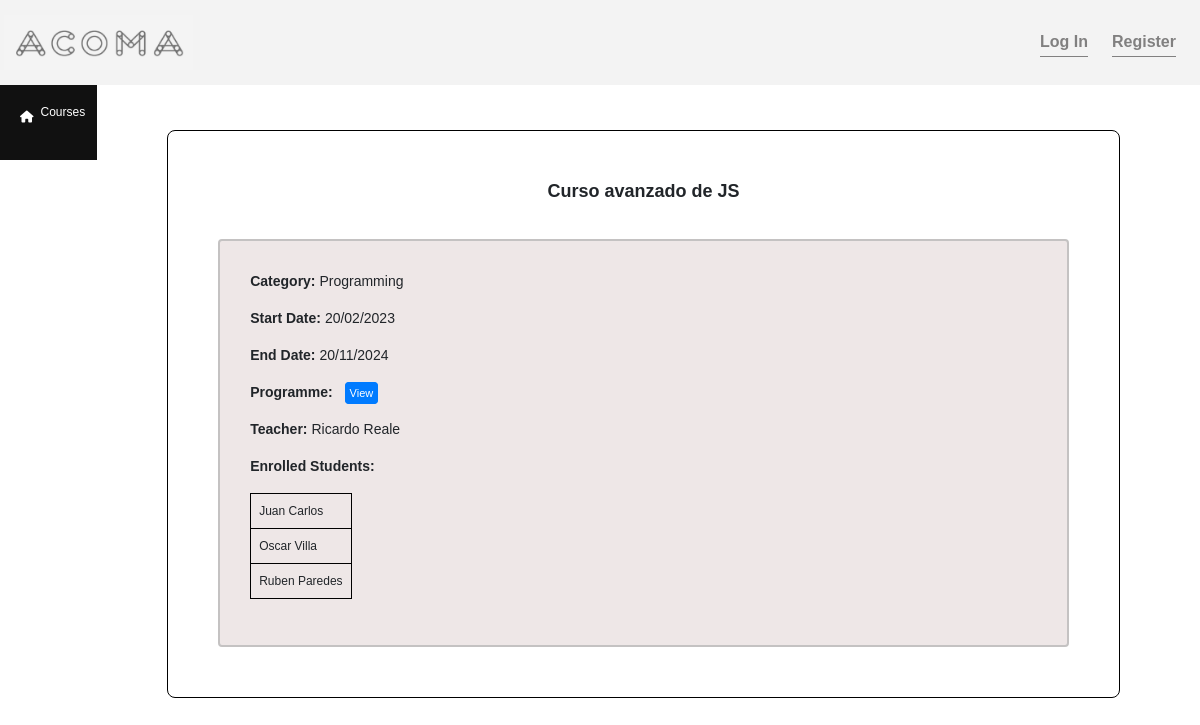
The app's page /course/1/ with its own data.
### capstone/models.py (models this page shows)
class Curso(models.Model):
    class Categoria(models.TextChoices):
        PROGRAMMING = '1','Programming'
        MARKETING = '2','Marketing'
        PRODUCT = '3','Product'
        DATA = '4','Data'
        CYBERSECURITY = '5','Cybersecurity'
        FINANCE = '6','Finance'
    nombre = models.CharField(max_length=255)
    categoria = models.CharField(max_length=20, choices=Categoria.choices)
    students = models.ManyToManyField(Student)
    teacher = models.ForeignKey(Teacher, on_delete=models.CASCADE)
    fecha_inicio = models.TextField(max_length=255)
    fecha_fin = models.TextField(max_length=255)
    temario = models.TextField(max_length=5000)

class Teacher(models.Model):
    nombre = models.CharField(max_length=255)
    documento = models.TextField(max_length=255)
    profesion = models.CharField(max_length=255)

class Student(models.Model):
    nombre = models.CharField(max_length=255)
    documento = models.TextField(max_length=255)

### capstone/views.py (the view)
# urls.py: path("course/<int:pk>/", views.view_course, name="view_course"),
def view_course(request, pk):
    course = Curso.objects.get(pk=pk)
    students = course.students.all()
    return render(request, "capstone/view_course.html", {"course": course, "students" : students})

### capstone/templates/capstone/view_course.html (shortened to what this page needs)
{% extends "capstone/layout.html" %}
{% block body %}
<div>
    <div class="view_course_container">
        <div class="inner_div">
            <div style="display: flex; justify-content: space-between; align-items: center;">
                <h3 style="flex: 1; text-align: center; padding-bottom: 28px;font-weight: bold;">{{ course.nombre }}</h3>
            </div>
            <div class="view-course-data">
                <p><span style="font-weight: bold;">Category:</span> {{ course.get_categoria_display }}</p>
                <p><span style="font-weight: bold;">Start Date:</span> {{ course.fecha_inicio }}</p>
                <p><span style="font-weight: bold;">End Date:</span> {{ course.fecha_fin }}</p>
                <p><span style="font-weight: bold;padding-right: 8px;">Programme:</span> <a href="{{ course.temario }}" target="_blank" class="view-style">View</a></p>
                <p><span style="font-weight: bold;">Teacher:</span> {{ course.teacher.nombre }}</p>
                <p>
                    {% if user.is_authenticated %}
                    <span style="font-weight: bold;padding-right: 8px;">Students:</span>
                        <button id="openModalButton" type="button" class="btn btn-primary" value="{{ course.id }}">
                            Manage Students
                        </button>
                    {% else %}
                    <p><span style="font-weight: bold;padding-right: 8px;">Enrolled Students:</span></p>
                        {% if students %}
                            <div class="student-list-container">
                                <table>
                                    {% for student in students %}
                                        <tr>
                                            <td>{{ student.nombre }}</td>
                                        </tr>
                                    {% endfor %}
                                </table>
                            </div>
                        {% else %}
                            <p style="color: red;">There are no students enrolled in this course.</p>
                        {% endif %}
                    {% endif %}
                </p>
            </div>
        </div>
    </div>
</div>
{% endblock %}

### capstone/static/capstone/styles.css (style rules this page uses)
body { margin: 0; font-family: Arial, sans-serif; }
table { border-collapse: collapse; }
th, td { border: 1px solid black; padding: 8px; text-align: left; }
.view_course_container { border: 1px solid black; border-radius: 8px; padding: 50px; margin-top: 30px; margin-bottom: 30px; }
.inner_div { max-width: 100%; overflow: hidden; }
.student-list-container { max-height: 200px; overflow-y: auto; width: 24%; }
.view-course-data { border: 2px solid rgb(196, 194, 194); border-radius: 4px; padding: 30px; width: auto; background-color: rgb(238, 231, 231); }
.view-style { color: white; background-color: #007bff; padding: 7px; border: 1.2px solid #007bff; border-radius: 4px; font-size: 14px; }
@media (max-width: 1200px) { .view-style { font-size: 11px; padding: 4px; } }
@media (max-width: 1200px) { th, td { font-size: 12px; } }
@media (max-width: 1200px) { h3 { font-size: 18px; } }
@media (max-width: 1200px) { .view-course-data p { font-size: 14px; } }

### records on screen
Curso: nombre "Curso avanzado de JS", categoria "Programming", fecha_inicio "20/02/2023", fecha_fin "20/11/2024", teacher.nombre "Ricardo Reale"
Student: nombre "Juan Carlos"
Student: nombre "Oscar Villa"
Student: nombre "Ruben Paredes"
